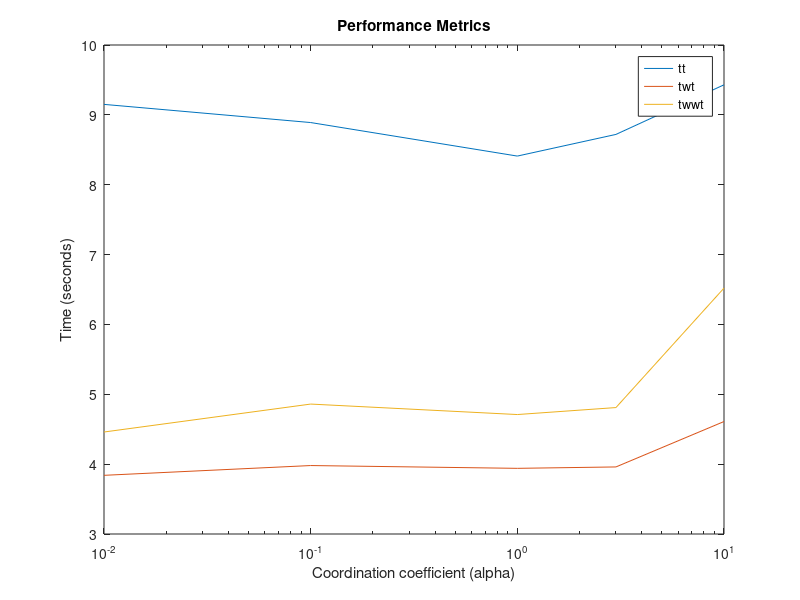

MATLAB code for this plot:
% Plot alpha
% custom algorithm
% phi = .05, switch_thresh = 2, wait_threash = .1
% spawn_rate = .8 (main road is doubled)

alpha = [0, .01, .1, 1, 3, 10];
tt = [8.9, 9.15, 8.89, 8.41, 8.72, 9.43];
twt = [3.9, 3.84, 3.98, 3.94, 3.96, 4.61];
twwt = [4.72, 4.46, 4.86, 4.71, 4.81, 6.52];

figure
semilogx(alpha, tt)
hold on
semilogx(alpha, twt)
semilogx(alpha, twwt)
title('Performance Metrics')
xlabel('Coordination coefficient (alpha)')
ylabel('Time (seconds)')
legend('tt','twt','twwt')